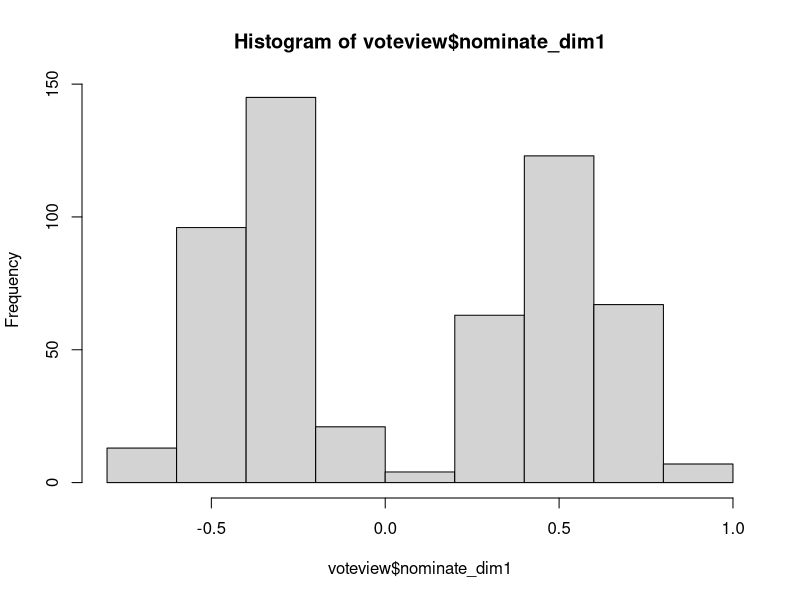
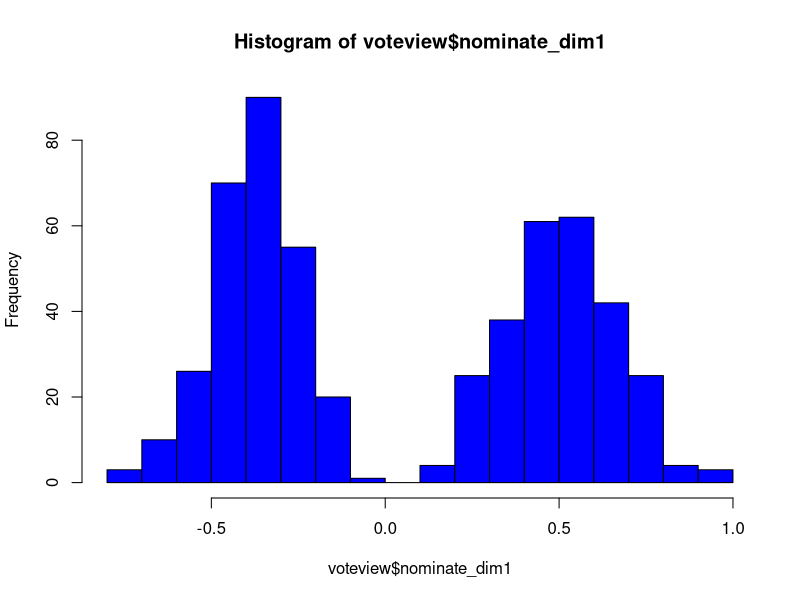
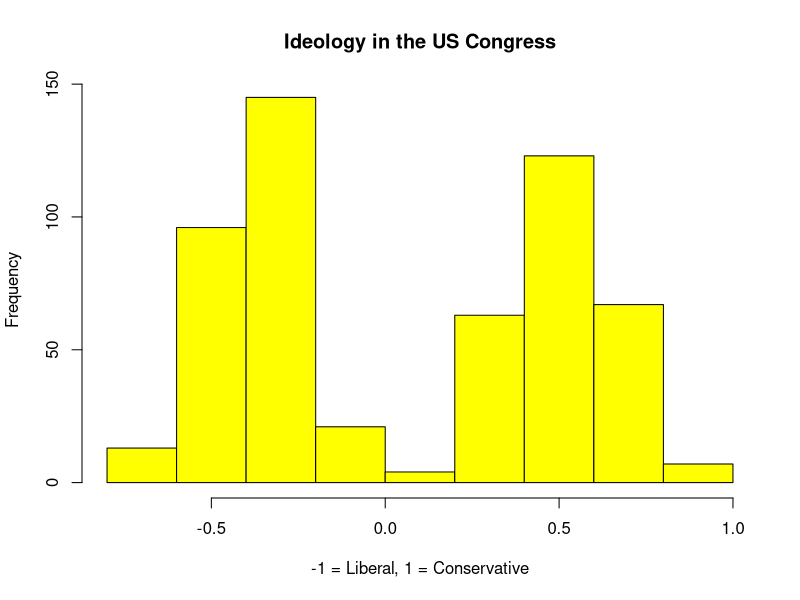
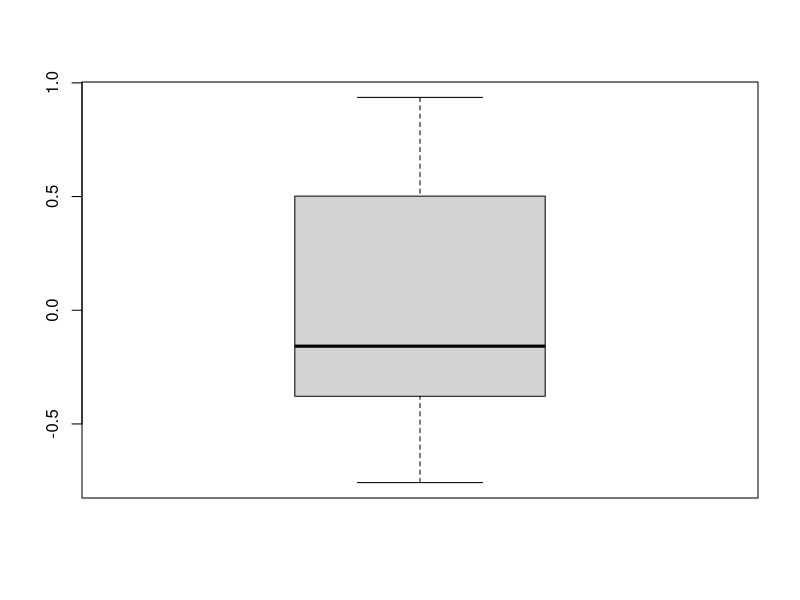
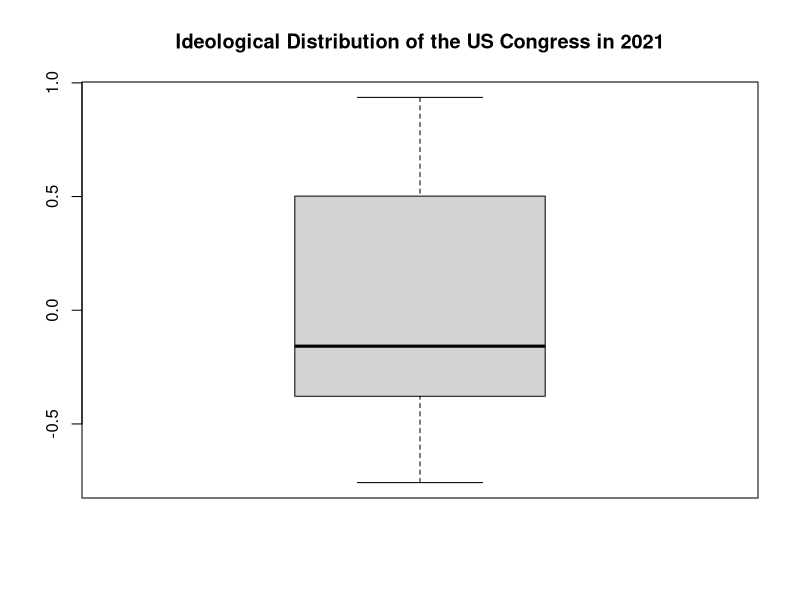
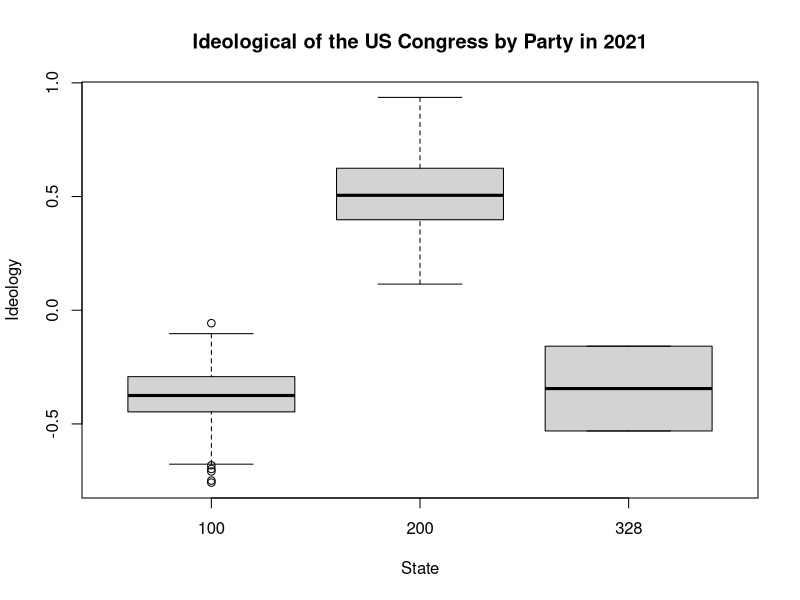

Write R code to recreate these figures, in order.
####
######
#######
########  FIRST, SOME TIPS & HELPFUL NOTES...
#######
######
####

# Place a hashtag (or several!) before text to write yourself a note as I'm doing here
#   ALWAYS LEAVE YOURSELF NOTES! 

# Coding in R is case-sensitive!

# Run lines of code by holding down "ctrl" + "r" OR "ctrl" + "enter" on Windows; "cmd" + "return" on Mac
#   There is also a button up top that says "Run" and you can use that too :)

# ____________________________________________________________________

####
######
#######
########  LET'S DESCRIBE OUR DATA
#######
######
####

##
#### IMPORTING THE DATASET
##
#install.packages(readr) -- remember, only once/installation of R
library(readr)
# Read .csv file
# Obtain the csv file from: `HS117_members.csv` at  https://voteview.com/data

voteview <- read_csv("HS117_members.csv")

# obtain the tab file from `IdealpointestimatesAll_Mar2021.tab` at 
# https://dataverse.harvard.edu/dataset.xhtml?persistentId=hdl:1902.1/12379

# Read tab file
UNideal <- read_delim("IdealpointestimatesAll_Mar2021.tab")

# ____________________________________________________________________

##
#### DESCRIBING THE DATASET
##

# To see a list of all of the variable names in the dataset (object) called "voteview":
names(voteview)

# To look at a spreadsheet version of your dataset (it will open in new tab):
View(voteview) # note the capital V

# To make edits to your dataset manually (not recommended...)
# fix(voteview)

# To see a snapshot of your data:
head(UNideal) # shows you the first 6 rows

# Understanding check: what is our unit of observation in this dataset?

# To see dimensions of dataset:
dim(UNideal)

# To see number of rows:
nrow(UNideal)

# To see number of columns:
ncol(UNideal)

# Understanding check: How many variables does the dataset have? How many observations?

# ____________________________________________________________________

##
#### ACCESSING VARIABLES
##

# There are two approaches to calling up specific variables from your dataset:
#   1) Using "attach" function
#   2) Specifying location of object

# 1) The "attach" function seems easier, but can create problems when using multiple datasets
# See https://www.r-bloggers.com/to-attach-or-not-attach-that-is-the-question/
attach(voteview)
summary(nominate_dim1)
detach(voteview)

# 2) Rather than using "attach" function, it is usually better to specify object's location 
# To specify a variable within a dataset, use $
summary(voteview$nominate_dim1)


# ____________________________________________________________________

##
#### DESCRIBING VARIABLES
##

# Checking variable types
class(UNideal$session) # example of numeric variable
class(UNideal$Countryname) # example of character variable

#
## Describing numeric variables
#
# First, I'm going to get rid of some annoying data so that I don't have to include `na.rm = TRUE` in every line

voteview <- voteview[-1,]

# Understanding check: Math camp folks, what is this doing?

## Getting into the data
summary(voteview$nominate_dim1) # 5-number summary (min, 1st, median, 3rd, max)

sum(is.na(voteview$nominate_dim1)) # counting number of missing values

mean(voteview$nominate_dim1) # mean value

min(voteview$nominate_dim1) # minimum value

max(voteview$nominate_dim1) # maximum value

range(voteview$nominate_dim1) # minimum and maximum

var(voteview$nominate_dim1) # variance

sd(voteview$nominate_dim1) # standard deviation
  sqrt(var(voteview$nominate_dim1)) # (also standard deviation)

IQR(voteview$nominate_dim1) # interquartile range (3rd-1st quartile)

  # Note that base R does not have a function for finding the mode
  # To do this easily, we can use the "modeest" package
install.packages("modeest") # installing modeest package once/R installation
library("modeest") # activating modeest package
mfv(voteview$nominate_dim1) # mfv = "most frequent value"

#
## Other ways to describe variables
#

unique(voteview$state_abbrev) # lists unique values for a variable

length(unique(voteview$state_abbrev)) # counts number of unique values

table(voteview$state_abbrev) # frequency table for the number of observations for each value of region

table(voteview$nominate_dim1) # not always useful for examining numeric variables!

# ____________________________________________________________________

##
#### DESCRIBING VARIABLES WITH FREQUENCY AND DESCRIPTIVE PLOTS
##

# may have to set dev.off() to put settings back to default

#
## Histograms
#
hist(voteview$nominate_dim1)

hist(voteview$nominate_dim1, breaks=20, col="blue") # changing number of bins and color
  # Note that R will not necessarily give you exactly the number of bins you specify

hist(voteview$nominate_dim1, breaks=8, col="yellow",
     main="Ideology in the US Congress",
     xlab="-1 = Liberal, 1 = Conservative") # adding titles and axis labels


#
## Box and whisker plots
#
boxplot(voteview$nominate_dim1)

boxplot(voteview$nominate_dim1,
        main= "Ideological Distribution of the US Congress in 2021")

boxplot(nominate_dim1 ~ party_code, data=voteview, 
        main= "Ideological of the US Congress by Party in 2021",
        xlab= "State", ylab="Ideology")


# ____________________________________________________________________

###### Note: when closing R, save your RProject file so that you can return to your datasets with all of your
###### relevant code loaded. If you are not using an RProject, it is generally better to NOT save the "workspace image"
###### (i.e., the objects in the Environment) Starting with a clean workspace each session makes it easier to keep track 
###### of your objects and prevent programming issues. Be intentional about the project space you are working in!
